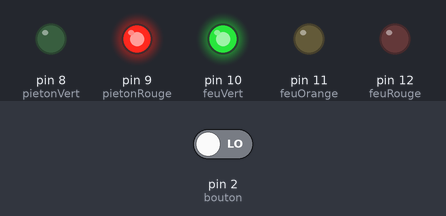
Simulated run of this sketch. Board: Arduino Uno, built with avr-gcc and run on an emulated ATmega328P. Shown: output pins drawn as LEDs (lit = HIGH). The inputs (shaded band) are chosen by the test bench; at power-on: pin 2 (bouton) LOW.

Above: at 14.8 s.
14.9 s: pin 2 (bouton) driven HIGH
At 19.1 s:
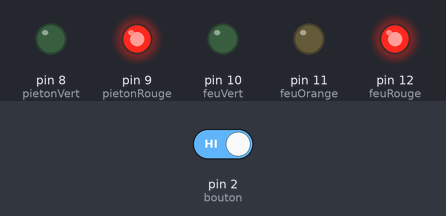
At 21.3 s:
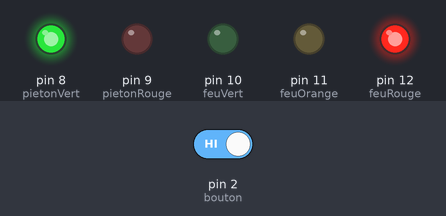
27.5 s: pin 2 (bouton) driven LOW
At 29.8 s:
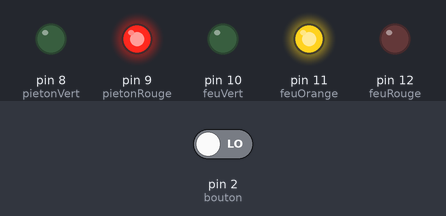
Timing chart, 0 to 41.3 s (numbered marks = the images above; inputs shaded):
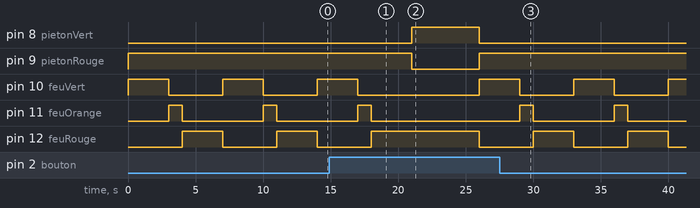

Measured:
- after the input at 14.9 s, pin 8 (pietonVert): LOW → HIGH after 6.1 s, → LOW 5.0 s later; pin 9 (pietonRouge): HIGH → LOW after 6.1 s, → HIGH 5.0 s later; pin 11 (feuOrange): goes on until 18.0 s, then stays LOW
- after the input at 27.5 s, pin 8 (pietonVert): stays LOW (without the input it goes to HIGH after 5.5 s); pin 9 (pietonRouge): stays HIGH (without the input it goes to LOW after 5.5 s)
- by itself, pin 10 (feuVert), pin 12 (feuRouge): alternates HIGH for 3.0 s and LOW for 4.0 s
- by itself, pin 11 (feuOrange): alternates HIGH for 1.0 s and LOW for 6.0 s

The sketch:

Feu_tricolore_pieton.ino
```cpp
// On déclare le bouton et son état
const int bouton = 2;
int boutonEtat = 0;

// On déclare les leds du feu
const int feuVert = 10;
const int feuOrange = 11;
const int feuRouge = 12;

// On déclare les leds pour les piétons
const int pietonVert = 8;
const int pietonRouge = 9;

// Programme qui se lance une fois au démarrage
void setup()
{
// On déclare les leds du feu tricolore comme des sorties
pinMode(feuVert, OUTPUT);
pinMode(feuOrange, OUTPUT);
pinMode(feuRouge, OUTPUT);

// De même pour les leds pour les piétons
pinMode(pietonVert, OUTPUT);
pinMode(pietonRouge, OUTPUT);

// On déclare le bouton comme une entrée
pinMode(bouton, INPUT);
}

// Programme qui se lance en boucle après le démarrage
void loop()
{
// On lit l'état du bouton (HIGH ou LOW)
boutonEtat = digitalRead(bouton);

// Si on presse le bouton au moment où le feu est vert...
if (boutonEtat == HIGH && feuVert == HIGH){
// Le programme suivant est lancé
digitalWrite(feuVert, LOW);
digitalWrite(feuOrange, HIGH);
delay(1000);
digitalWrite(feuOrange, LOW);
digitalWrite(feuRouge, HIGH);
digitalWrite(pietonVert, HIGH);
digitalWrite(pietonRouge, LOW);
delay(5000);
digitalWrite(pietonVert, LOW);
digitalWrite(pietonRouge, HIGH);
}
// Si on presse le bouton à un autre moment...
if (boutonEtat == HIGH) {
// Le programme suivant est lancé
digitalWrite(feuVert, LOW);
digitalWrite(feuOrange, LOW);
digitalWrite(feuRouge, HIGH);
digitalWrite(pietonVert, HIGH);
digitalWrite(pietonRouge, LOW);
delay(5000);
digitalWrite(pietonVert, LOW);
digitalWrite(pietonRouge, HIGH);
}
// Si on ne presse pas le bouton...
else {
// C'est cet état de base qui s'impose
digitalWrite(pietonRouge, HIGH);
digitalWrite(pietonVert, LOW);
}
// Sans considérer le bouton, ci-dessous la routine de programme des feux tricolores
digitalWrite(feuRouge, LOW);
digitalWrite(feuVert, HIGH);
delay(3000);
digitalWrite(feuVert, LOW);
digitalWrite(feuOrange, HIGH);
delay(1000);
digitalWrite(feuOrange, LOW);
digitalWrite(feuRouge, HIGH);
delay(3000);
digitalWrite(feuRouge, LOW);

}
```
